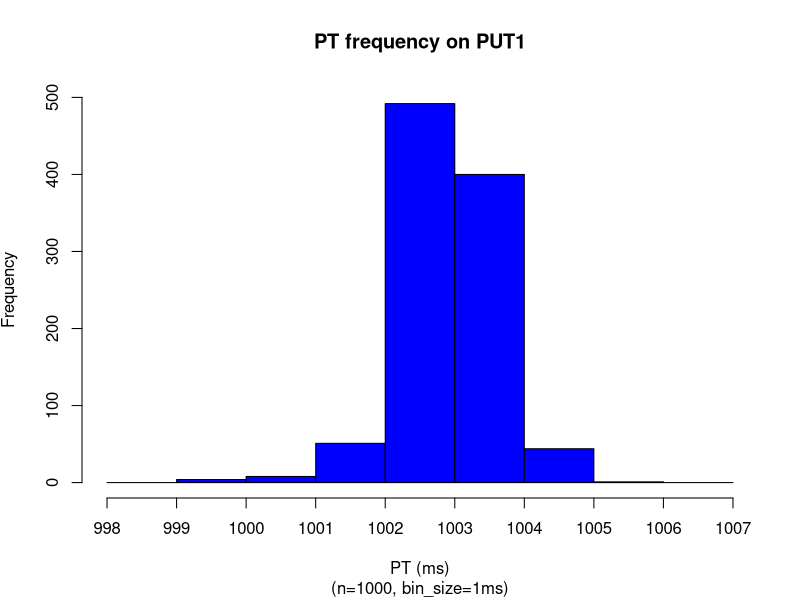
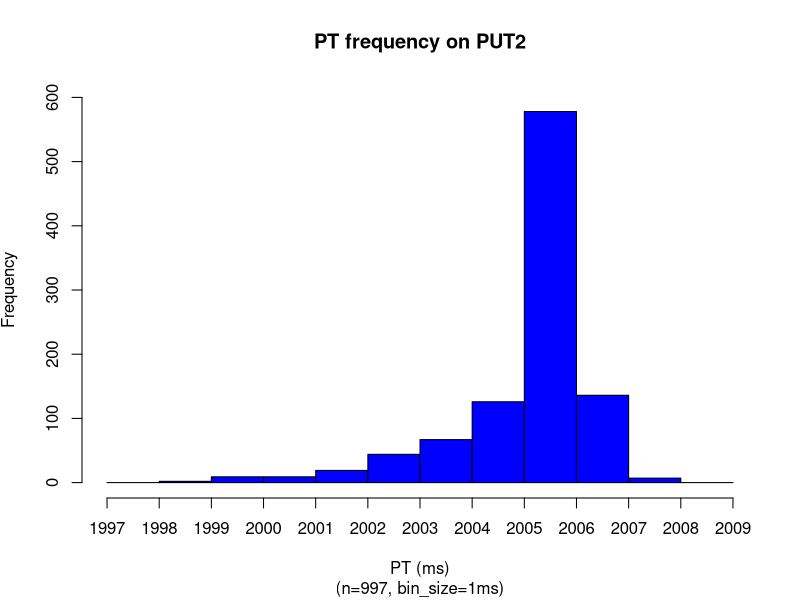
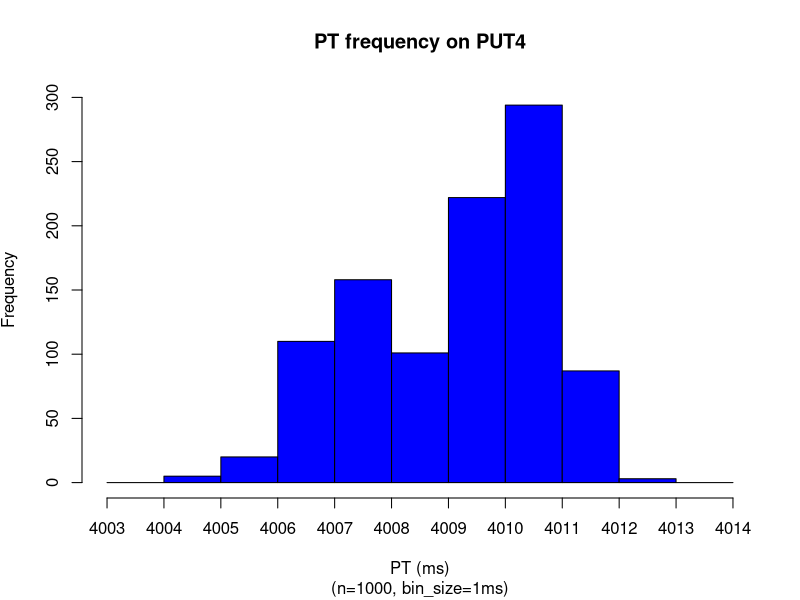
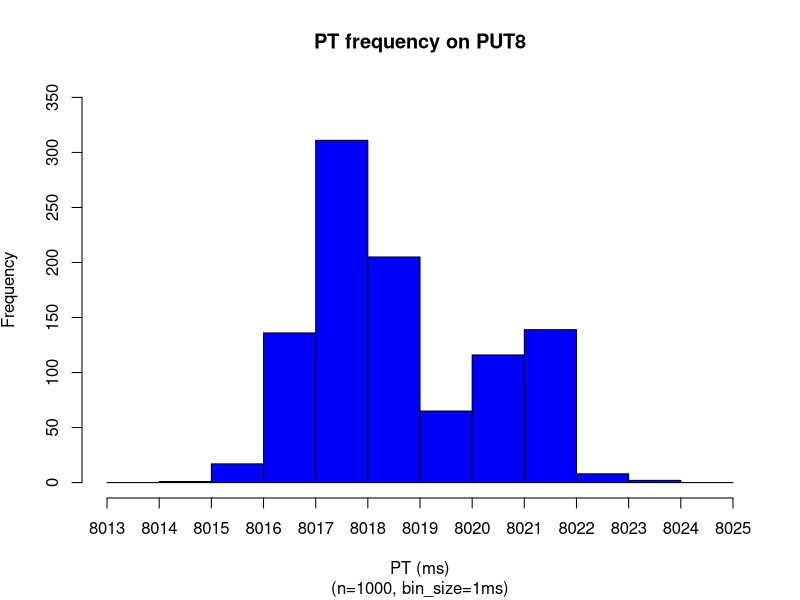
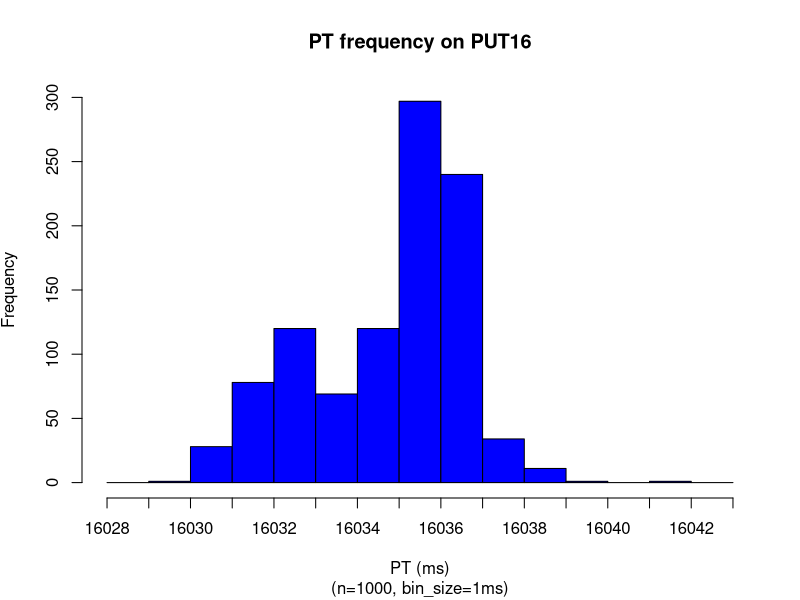
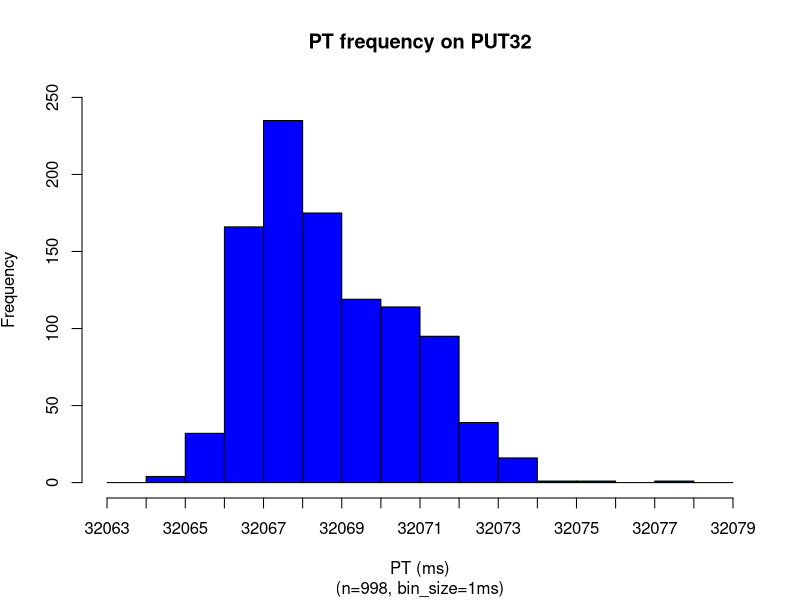
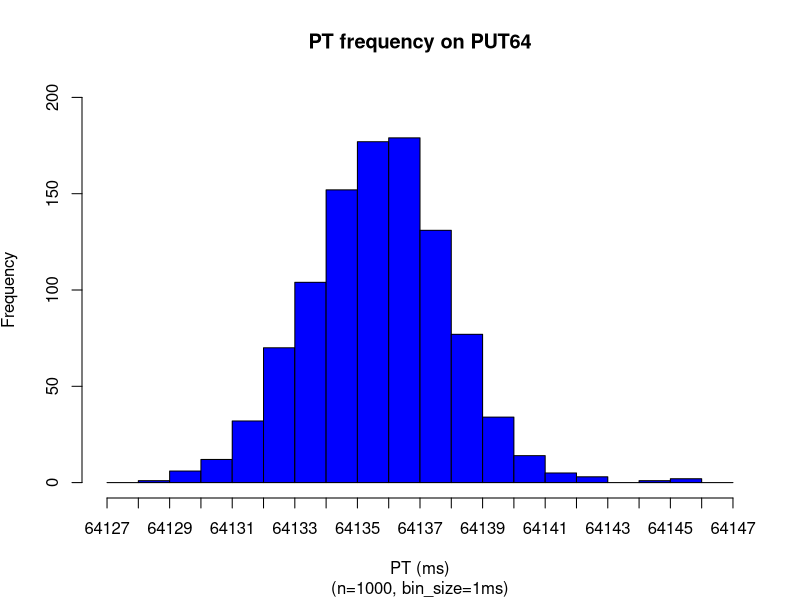
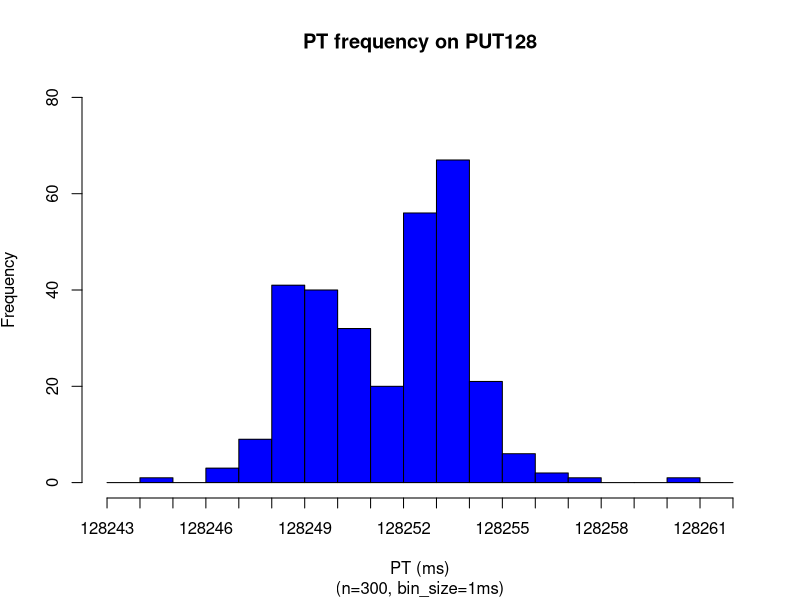

R code for these plots, in order:
x = read.csv(file="1_sec.dat",head=TRUE,sep="\t")
setEPS()
postscript("1_sec_pt_hist2.eps")
x <- subset(x, x$ITERNUM <= 1000)
x_up = mean(x$PRTIME) + 5*sd(x$PRTIME)
x_dn = mean(x$PRTIME) - 5*sd(x$PRTIME)
x = subset(x, x$PRTIME >= x_dn & x$PRTIME <= x_up)
binsize=1
xmin <-min(x$PRTIME)-1
xmax <-max(x$PRTIME)+2
h = hist(x$PRTIME, breaks=seq(xmin,xmax),right=F,plot=F)
plot(h, xaxt='n', freq=TRUE,ylim=c(0,500),xlim=c(xmin,xmax),
col="blue", main='PT frequency on PUT1', sub=paste("(n=",nrow(x),", bin_size=",binsize,"ms)",sep=""),   xlab='PT (ms)', ylab=expression('Frequency'))
xaxtl <- seq(xmin,xmax,by=1)
axis(side=1, at=xaxtl, labels=xaxtl)
dev.off()

x = read.csv(file="2_sec.dat",head=TRUE,sep="\t")
setEPS()
postscript("2_sec_pt_hist2.eps")
x <- subset(x, x$ITERNUM <= 1000)
x_up = mean(x$PRTIME) + 5*sd(x$PRTIME)
x_dn = mean(x$PRTIME) - 5*sd(x$PRTIME)
x = subset(x, x$PRTIME >= x_dn & x$PRTIME <= x_up)
nrow(x)
max(x$PRTIME)
min(x$PRTIME)
xmin <-min(x$PRTIME)-1
xmax <-max(x$PRTIME)+2
h = hist(x$PRTIME, breaks=seq(xmin,xmax),right=F,plot=F)
max(h$counts)
plot(h, xaxt='n', freq=TRUE,ylim=c(0,600),xlim=c(xmin,xmax),col="blue", main='PT frequency on PUT2', sub=paste("(n=",nrow(x),", bin_size=",binsize,"ms)",sep=""),   xlab='PT (ms)', ylab=expression('Frequency'))
xaxtl <- seq(xmin,xmax,by=1)
axis(side=1, at=xaxtl, labels=xaxtl)
dev.off()

x = read.csv(file="4_sec.dat",head=TRUE,sep="\t")
setEPS()
postscript("4_sec_pt_hist2.eps")
x <- subset(x, x$ITERNUM <= 1000)
x_up = mean(x$PRTIME) + 5*sd(x$PRTIME)
x_dn = mean(x$PRTIME) - 5*sd(x$PRTIME)
x = subset(x, x$PRTIME >= x_dn & x$PRTIME <= x_up)
max(x$PRTIME)
min(x$PRTIME)
xmin <-min(x$PRTIME)-1
xmax <-max(x$PRTIME)+2
h = hist(x$PRTIME, breaks=seq(xmin,xmax),right=F,plot=F)
max(h$counts)
plot(h, xaxt='n', freq=TRUE,ylim=c(0,300),xlim=c(xmin,xmax),col="blue", main='PT frequency on PUT4', sub=paste("(n=",nrow(x),", bin_size=",binsize,"ms)",sep=""),   xlab='PT (ms)', ylab=expression('Frequency'))
xaxtl <- seq(xmin,xmax,by=1)
axis(side=1, at=xaxtl, labels=xaxtl)
dev.off()

#x = read.csv(file="8_sec.dat",head=TRUE,sep="\t")
#x <- subset(x, x$ITERNUM <= 300)
#max(x$METIME)
#min(x$METIME)

x = read.csv(file="8_sec.dat",head=TRUE,sep="\t")
setEPS()
postscript("8_sec_pt_hist2.eps")
x <- subset(x, x$ITERNUM <= 1000)
x_up = mean(x$PRTIME) + 5*sd(x$PRTIME)
x_dn = mean(x$PRTIME) - 5*sd(x$PRTIME)
x = subset(x, x$PRTIME >= x_dn & x$PRTIME <= x_up)
max(x$PRTIME)
min(x$PRTIME)
xmin <-min(x$PRTIME)-1
xmax <-max(x$PRTIME)+2
h = hist(x$PRTIME, breaks=seq(xmin,xmax),right=F,plot=F)
max(h$counts)
plot(h, xaxt='n', freq=TRUE,ylim=c(0,350),xlim=c(xmin,xmax),col="blue", main='PT frequency on PUT8', sub=paste("(n=",nrow(x),", bin_size=",binsize,"ms)",sep=""),   xlab='PT (ms)', ylab=expression('Frequency'))
xaxtl <- seq(xmin,xmax,by=1)
axis(side=1, at=xaxtl, labels=xaxtl)
dev.off()

x = read.csv(file="16_sec.dat",head=TRUE,sep="\t")
setEPS()
postscript("16_sec_pt_hist2.eps")
x <- subset(x, x$ITERNUM <= 1000)
x_up = mean(x$PRTIME) + 5*sd(x$PRTIME)
x_dn = mean(x$PRTIME) - 5*sd(x$PRTIME)
x = subset(x, x$PRTIME >= x_dn & x$PRTIME <= x_up)
max(x$PRTIME)
min(x$PRTIME)
xmin <-min(x$PRTIME)-1
xmax <-max(x$PRTIME)+2
h = hist(x$PRTIME, breaks=seq(xmin,xmax),right=F,plot=F)
max(h$counts)
plot(h, xaxt='n', freq=TRUE,ylim=c(0,300),xlim=c(xmin,xmax),col="blue", main='PT frequency on PUT16', sub=paste("(n=",nrow(x),", bin_size=",binsize,"ms)",sep=""),   xlab='PT (ms)', ylab=expression('Frequency'))
xaxtl <- seq(xmin,xmax,by=1)
axis(side=1, at=xaxtl, labels=xaxtl)
dev.off()

x = read.csv(file="32_sec.dat",head=TRUE,sep="\t")
setEPS()
postscript("32_sec_pt_hist2.eps")
x <- subset(x, x$ITERNUM <= 1000)
x_up = mean(x$PRTIME) + 5*sd(x$PRTIME)
x_dn = mean(x$PRTIME) - 5*sd(x$PRTIME)
x = subset(x, x$PRTIME >= x_dn & x$PRTIME <= x_up)
max(x$PRTIME)
min(x$PRTIME)
xmin <-min(x$PRTIME)-1
xmax <-max(x$PRTIME)+2
h = hist(x$PRTIME, breaks=seq(xmin,xmax),right=F,plot=F)
max(h$counts)
plot(h, xaxt='n', freq=TRUE,ylim=c(0,250),xlim=c(xmin,xmax),col="blue", main='PT frequency on PUT32', sub=paste("(n=",nrow(x),", bin_size=",binsize,"ms)",sep=""),   xlab='PT (ms)', ylab=expression('Frequency'))
xaxtl <- seq(xmin,xmax,by=1)
axis(side=1, at=xaxtl, labels=xaxtl)
dev.off()

x = read.csv(file="64_sec.dat",head=TRUE,sep="\t")
setEPS()
postscript("64_sec_pt_hist2.eps")
x <- subset(x, x$ITERNUM <= 1000)
x_up = mean(x$PRTIME) + 5*sd(x$PRTIME)
x_dn = mean(x$PRTIME) - 5*sd(x$PRTIME)
x = subset(x, x$PRTIME >= x_dn & x$PRTIME <= x_up)
max(x$PRTIME)
min(x$PRTIME)
xmin <-min(x$PRTIME)-1
xmax <-max(x$PRTIME)+2
h = hist(x$PRTIME, breaks=seq(xmin,xmax),right=F,plot=F)
max(h$counts)
plot(h, xaxt='n', freq=TRUE,ylim=c(0,200),xlim=c(xmin,xmax),col="blue", main='PT frequency on PUT64', sub=paste("(n=",nrow(x),", bin_size=",binsize,"ms)",sep=""),   xlab='PT (ms)', ylab=expression('Frequency'))
xaxtl <- seq(xmin,xmax,by=1)
axis(side=1, at=xaxtl, labels=xaxtl)
dev.off()

x = read.csv(file="128_sec.dat",head=TRUE,sep="\t")
setEPS()
postscript("128_sec_pt_hist2.eps")
x <- subset(x, x$ITERNUM <= 1000)
x_up = mean(x$PRTIME) + 5*sd(x$PRTIME)
x_dn = mean(x$PRTIME) - 5*sd(x$PRTIME)
x = subset(x, x$PRTIME >= x_dn & x$PRTIME <= x_up)
nrow(x)
max(x$PRTIME)
min(x$PRTIME)
xmin <-min(x$PRTIME)-1
xmax <-max(x$PRTIME)+2
h = hist(x$PRTIME, breaks=seq(xmin,xmax),right=F,plot=F)
max(h$counts)
plot(h, xaxt='n', freq=TRUE,ylim=c(0,80),xlim=c(xmin,xmax),col="blue", main='PT frequency on PUT128', sub=paste("(n=",nrow(x),", bin_size=",binsize,"ms)",sep=""),   xlab='PT (ms)', ylab=expression('Frequency'))
xaxtl <- seq(xmin,xmax,by=1)
axis(side=1, at=xaxtl, labels=xaxtl)
dev.off()

x = read.csv(file="256_sec.dat",head=TRUE,sep="\t")
setEPS()
postscript("256_sec_pt_hist2.eps")
x <- subset(x, x$ITERNUM <= 1000)
x_up = mean(x$PRTIME) + 5*sd(x$PRTIME)
x_dn = mean(x$PRTIME) - 5*sd(x$PRTIME)
x = subset(x, x$PRTIME >= x_dn & x$PRTIME <= x_up)
max(x$PRTIME)
min(x$PRTIME)
xmin <-min(x$PRTIME)-1
xmax <-max(x$PRTIME)+2
h = hist(x$PRTIME, breaks=seq(xmin,xmax),right=F,plot=F)
max(h$counts)
plot(h, xaxt='n', freq=TRUE,ylim=c(0,50),xlim=c(xmin,xmax),col="blue", main='PT frequency on PUT256', sub=paste("(n=",nrow(x),", bin_size=",binsize,"ms)",sep=""),   xlab='PT (ms)', ylab=expression('Frequency'))
xaxtl <- seq(xmin,xmax,by=1)
axis(side=1, at=xaxtl, labels=xaxtl)
dev.off()

x = read.csv(file="512_sec.dat",head=TRUE,sep="\t")
setEPS()
postscript("512_sec_pt_hist2.eps")
x <- subset(x, x$ITERNUM <= 1000)
x_up = mean(x$PRTIME) + 5*sd(x$PRTIME)
x_dn = mean(x$PRTIME) - 5*sd(x$PRTIME)
x = subset(x, x$PRTIME >= x_dn & x$PRTIME <= x_up)
max(x$PRTIME)
min(x$PRTIME)
xmin <-min(x$PRTIME)-1
xmax <-max(x$PRTIME)+2
h = hist(x$PRTIME, breaks=seq(xmin,xmax),right=F,plot=F)
max(h$counts)
plot(h, xaxt='n', freq=TRUE,ylim=c(0,50),xlim=c(xmin,xmax),col="blue", main='PT frequency on PUT512', sub=paste("(n=",nrow(x),", bin_size=",binsize,"ms)",sep=""),   xlab='PT (ms)', ylab=expression('Frequency'))
xaxtl <- seq(xmin,xmax,by=1)
axis(side=1, at=xaxtl, labels=xaxtl)
dev.off()

x = read.csv(file="1024_sec.dat",head=TRUE,sep="\t")
setEPS()
postscript("1024_sec_pt_hist2.eps")
x <- subset(x, x$ITERNUM <= 1000)
x_up = mean(x$PRTIME) + 5*sd(x$PRTIME)
x_dn = mean(x$PRTIME) - 5*sd(x$PRTIME)
x = subset(x, x$PRTIME >= x_dn & x$PRTIME <= x_up)
max(x$PRTIME)
min(x$PRTIME)
#xmin <-min(x$PRTIME)-2
#xmax <-max(x$PRTIME)+3
#h = hist(x$PRTIME, breaks=seq(xmin,xmax),right=F,plot=F)
xmin <-min(x$PRTIME)-2
xmax <-max(x$PRTIME)+3
binsize=2
nbins <- ceiling((max(x$PRTIME)-min(x$PRTIME)) / binsize)
h = hist(x$PRTIME, breaks=nbins,right=F,plot=F)
max(h$counts)
plot(h, xaxt='n', freq=TRUE,ylim=c(0,60),xlim=c(xmin,xmax),col="blue", main='PT frequency on PUT1024', sub=paste("(n=",nrow(x),", bin_size=",binsize,"ms)",sep=""),   xlab='PT (ms)', ylab=expression('Frequency'))
xaxtl <- seq(xmin,xmax,by=binsize)
axis(side=1, at=xaxtl, labels=xaxtl)
dev.off()

x = read.csv(file="2048_sec.dat",head=TRUE,sep="\t")
setEPS()
postscript("2048_sec_pt_hist2.eps")
x <- subset(x, x$ITERNUM <= 1000)
x_up = mean(x$PRTIME) + 5*sd(x$PRTIME)
x_dn = mean(x$PRTIME) - 5*sd(x$PRTIME)
x = subset(x, x$PRTIME >= x_dn & x$PRTIME <= x_up)
max(x$PRTIME)
min(x$PRTIME)
#xmin <-min(x$PRTIME)-1
#xmax <-max(x$PRTIME)+2
#h = hist(x$PRTIME, breaks=seq(xmin,xmax),right=F,plot=F)
xmin <-min(x$PRTIME)-2
xmax <-max(x$PRTIME)+2
binsize=2
nbins <- ceiling((max(x$PRTIME)-min(x$PRTIME)) / binsize)
h = hist(x$PRTIME, breaks=nbins,right=F,plot=F)
max(h$counts)
plot(h, xaxt='n', freq=TRUE,ylim=c(0,40),xlim=c(xmin,xmax),col="blue", main='PT frequency on PUT2048', sub=paste("(n=",nrow(x),", bin_size=",binsize,"ms)",sep=""),   xlab='PT (ms)', ylab=expression('Frequency'))
xaxtl <- seq(xmin,xmax,by=binsize)
axis(side=1, at=xaxtl, labels=xaxtl)
dev.off()

x = read.csv(file="4096_sec.dat",head=TRUE,sep="\t")
setEPS()
postscript("4096_sec_pt_hist2.eps")
x <- subset(x, x$ITERNUM <= 300)
x_up = mean(x$PRTIME) + 5*sd(x$PRTIME)
x_dn = mean(x$PRTIME) - 5*sd(x$PRTIME)
x = subset(x, x$PRTIME >= x_dn & x$PRTIME <= x_up)
max(x$PRTIME)
min(x$PRTIME)
xmin <-min(x$PRTIME)-15
xmax <-max(x$PRTIME)+16
binsize=10
nbins <- ceiling((max(x$PRTIME)-min(x$PRTIME)) / binsize)
h = hist(x$PRTIME, breaks=nbins,right=F,plot=F)
max(h$counts)
plot(h, xaxt='n', freq=TRUE,ylim=c(0,50),xlim=c(xmin,xmax),col="blue", main='PT frequency on PUT4096', sub=paste("(n=",nrow(x),", bin_size=",binsize,"ms)",sep=""),   xlab='PT (ms)', ylab=expression('Frequency'))
xaxtl <- seq(xmin,xmax,by=binsize)
axis(side=1, at=xaxtl, labels=xaxtl)
dev.off()

x = read.csv(file="8192_sec.dat",head=TRUE,sep="\t")
setEPS()
postscript("8192_sec_pt_hist_out1.eps")
x <- subset(x, x$ITERNUM <= 40)
x_up = mean(x$PRTIME) + 5*sd(x$PRTIME)
x_dn = mean(x$PRTIME) - 5*sd(x$PRTIME)
x = subset(x, x$PRTIME >= x_dn & x$PRTIME <= x_up)
binsize=10
max(x$PRTIME)
min(x$PRTIME)
xmin <-min(x$PRTIME)-12
xmax <-max(x$PRTIME)+15
h = hist(x$PRTIME, breaks=seq(xmin,xmax,by=binsize),right=F,plot=F)
max(h$counts)
plot(h, xaxt='n', freq=TRUE,ylim=c(0,15),xlim=c(xmin,xmax),col="blue", main='PT frequency on PUT8192 in Apr 2015', sub=paste("(n=",nrow(x),", bin_size=",binsize,"ms)",sep=""),   xlab='PT (ms)', ylab=expression('Frequency'))
xaxtl <- seq(xmin,xmax,by=binsize)
axis(side=1, at=xaxtl, labels=xaxtl)
dev.off()

x = read.csv(file="8192_sec.dat",head=TRUE,sep="\t")
setEPS()
postscript("8192_sec_pt_hist_out2.eps")
x <- subset(x, x$ITERNUM > 40)
x_up = mean(x$PRTIME) + 5*sd(x$PRTIME)
x_dn = mean(x$PRTIME) - 5*sd(x$PRTIME)
x = subset(x, x$PRTIME >= x_dn & x$PRTIME <= x_up)
max(x$PRTIME)
min(x$PRTIME)
#xmin <-min(x$PRTIME)-12
#xmax <-max(x$PRTIME)+11
#binsize=10
#h = hist(x$PRTIME, breaks=seq(xmin,xmax,by=binsize),right=F,plot=F)
xmin <-min(x$PRTIME)-12
xmax <-max(x$PRTIME)+11
binsize=10
h = hist(x$PRTIME, breaks=seq(xmin,xmax,by=binsize),right=F,plot=F)
max(h$counts)
plot(h, xaxt='n', freq=TRUE,ylim=c(0,35),xlim=c(xmin,xmax),col="blue", main='PT frequency on PUT8192 in Nov 2015', sub=paste("(n=",nrow(x),", bin_size=",binsize,"ms)",sep=""),   xlab='PT (ms)', ylab=expression('Frequency'))
xaxtl <- seq(xmin,xmax,by=binsize)
axis(side=1, at=xaxtl, labels=xaxtl)
dev.off()

x = read.csv(file="16384_sec1.dat",head=TRUE,sep="\t")
setEPS()
postscript("16384_sec_pt_hist_out1.eps")
x_up = mean(x$PRTIME) + 5*sd(x$PRTIME)
x_dn = mean(x$PRTIME) - 5*sd(x$PRTIME)
x = subset(x, x$PRTIME >= x_dn & x$PRTIME <= x_up)
binsize=20
max(x$PRTIME)
min(x$PRTIME)
xmin <-min(x$PRTIME)-37
xmax <-max(x$PRTIME)+25
nbins <- ceiling((max(x$PRTIME)-min(x$PRTIME)) / binsize)
h = hist(x$PRTIME, breaks=nbins,right=F,plot=F)
max(h$counts)
plot(h, xaxt='n', freq=TRUE,ylim=c(0,14),xlim=c(xmin,xmax),col="blue", main='PT frequency on PUT16384 in Apr 2015', sub=paste("(n=",nrow(x),", bin_size=",binsize,"ms)",sep=""),   xlab='PT (ms)', ylab=expression('Frequency'))
xaxtl <- seq(xmin,xmax,by=binsize)
axis(side=1, at=xaxtl, labels=xaxtl)
dev.off()

x = read.csv(file="16384_sec2.dat",head=TRUE,sep="\t")
setEPS()
postscript("16384_sec_pt_hist_out2.eps")
x_up = mean(x$PRTIME) + 5*sd(x$PRTIME)
x_dn = mean(x$PRTIME) - 5*sd(x$PRTIME)
x = subset(x, x$PRTIME >= x_dn & x$PRTIME <= x_up)
binsize=20
min(x$PRTIME)
max(x$PRTIME)
xmin <-min(x$PRTIME)-49
xmax <-max(x$PRTIME)+42
nbins <- ceiling((max(x$PRTIME)-min(x$PRTIME)) / binsize)
h = hist(x$PRTIME, breaks=nbins,right=F,plot=F)
max(h$counts)
plot(h, xaxt='n', freq=TRUE,ylim=c(0,50),xlim=c(xmin,xmax),col="blue", main='PT frequency on PUT16384 in Nov 2015', sub=paste("(n=",nrow(x),", bin_size=",binsize,"ms)",sep=""),   xlab='PT (ms)', ylab=expression('Frequency'))
xaxtl <- seq(xmin,xmax,by=binsize)
axis(side=1, at=xaxtl, labels=xaxtl)
dev.off()
